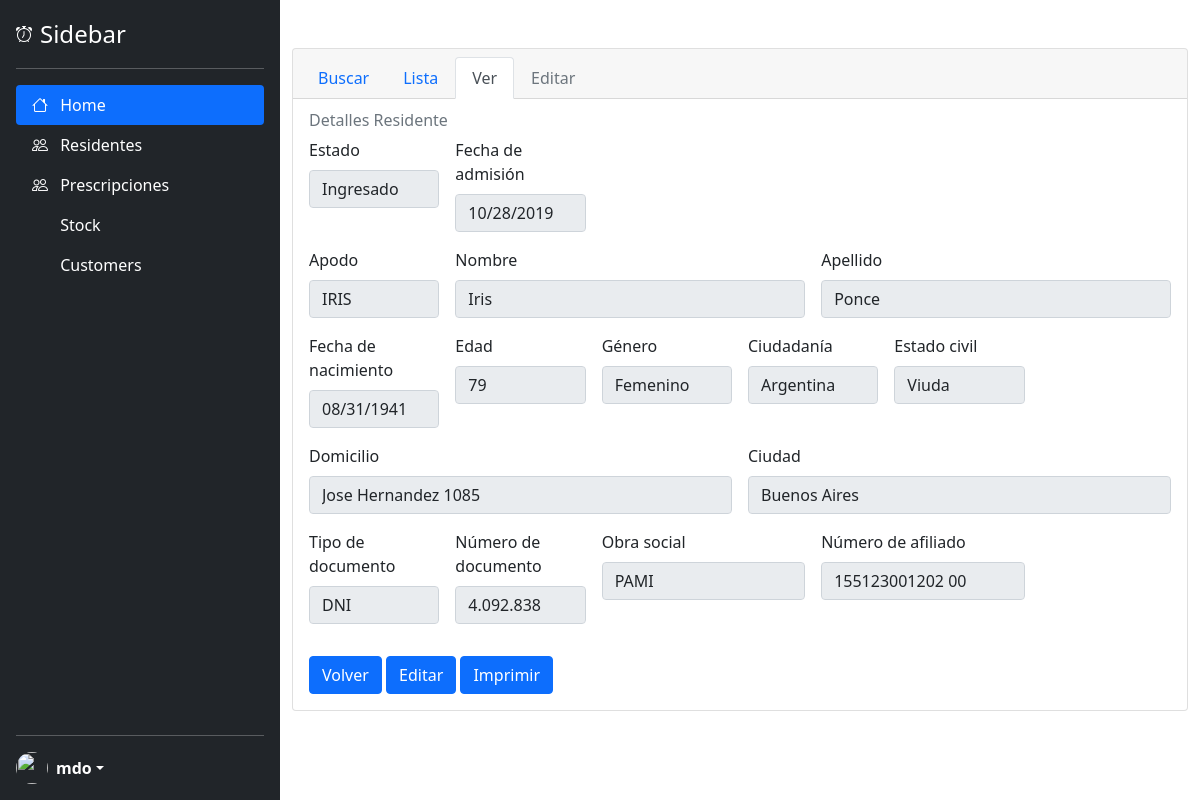
/selected/1, run on the app's committed database.
### tables this page shows
CREATE TABLE "residents" (
	"resident_id"	INTEGER,
	"name"	CHAR(20) NOT NULL,
	"last_name"	CHAR(20) NOT NULL,
	"status"	CHAR(10) NOT NULL,
	"admission_date"	DATE NOT NULL,
	"birth_date"	DATE,
	"age"	CHAR(3),
	"gender"	CHAR(10) NOT NULL,
	"citizenship"	CHAR(20),
	"marital_status"	CHAR(20),
	"id_type"	CHAR(10) NOT NULL,
	"id_number"	CHAR(10) NOT NULL,
	"address"	CHAR(30) NOT NULL,
	"city"	CHAR(20) NOT NULL,
	"prepaid"	CHAR(30),
	"affiliation_number"	CHAR(20),
	"nickname"	CHAR(20),
	PRIMARY KEY("resident_id" AUTOINCREMENT)
);

### main.py (the view)
@app.route("/selected/<int:resident_id>", methods = ["GET"])
def selected(resident_id):
    resident = get_resident_by_id(resident_id)
    resident.to_show_in_html()
    return render_template("/resident_details.html", resident = resident)

### src/resident.py (called while the page is built)
def create_resident_dictionary(resident_tuple):
    resident_dictionary = {
        "resident_id" : resident_tuple[0],
        "name" : resident_tuple[1],
        "last_name" : resident_tuple[2],
        "status" : resident_tuple[3],
        "admission_date" : resident_tuple[4],
        "birth_date" : resident_tuple[5],
        "age" : resident_tuple[6],
        "gender" : resident_tuple[7],
        "citizenship" : resident_tuple[8],
        "marital_status" : resident_tuple[9],
        "id_type" : resident_tuple[10],
        "id_number" : resident_tuple[11],
        "address" : resident_tuple[12],
        "city" : resident_tuple[13],
        "prepaid" : resident_tuple[14],
        "affiliation_number" : resident_tuple[15],
        "nickname" : resident_tuple[16]
    }
    return resident_dictionary

def get_resident_by_id(resident_id):
    with sqlite3.connect("./ayekan.db") as conn:
        cursor = conn.cursor()
        cursor.execute(f'SELECT * FROM residents WHERE resident_id="{resident_id}";')
        result = cursor.fetchone()
        resident_dictionary = create_resident_dictionary(result)
        resident = Resident(resident_dictionary)
        return resident

    def to_show_in_html(self):
        self.status = self.status.title()
        self.name = self.name.title()
        self.last_name = self.last_name.title()
        self.gender = self.gender.title()
        self.citizenship = self.citizenship.title()
        self.marital_status = self.marital_status.title()
        self.address = self.address.title()
        self.city = self.city.title()
        self.id_type = self.id_type.upper()
        self.prepaid = self.prepaid.upper()
        self.nickname = self.nickname.upper()

### app/templates/resident_details.html (shortened to what this page needs)
{% extends "base.html" %}
{% block content %}
<div class="card">
    <div class="card-header">
        <ul class="nav nav-tabs card-header-tabs">
            <li class="nav-item">
                <a class="nav-link" aria-current="true" href="{{ url_for('search') }}">Buscar</a>
            </li>
            <li class="nav-item">
                <a class="nav-link" href="{{ url_for('residents_list') }}">Lista</a>
            </li>
            <li class="nav-item">
              <a class="nav-link active">Ver</a>
            </li>
            <li class="nav-item">
                <a class="nav-link disabled" href="#" tabindex="-1" aria-disabled="true">Editar</a>
            </li>
          </ul>
    </div>
    <div class="card-body">
        <h6 class="card-subtitle mb-2 text-muted">Detalles Residente</h6>
        <form class="row g-3">
            <div class="col-md-2">
                <label for="status" class="form-label">Estado</label>
                <input type="text" class="form-control" name="status" readonly value="{{ resident.status }}">
            </div>
            <div class="col-md-2">
                <label for="admission_date" class="form-label">Fecha de admisión</label>
                <input type="date" class="form-control" name="admission_date" readonly value="{{ resident.admission_date }}">
            </div>
            <div class="col-md-7"></div>
            <div class="col-md-2">
                <label for="nickname" class="form-label">Apodo</label>
                <input type="text" class="form-control" name="nickname" readonly value="{{ resident.nickname }}">
            </div>
            <div class="col-md-5">
                <label for="name" class="form-label">Nombre</label>
                <input type="text" class="form-control" name="name" readonly value="{{ resident.name }}">
            </div>
            <div class="col-md-5">
                <label for="last_name" class="form-label">Apellido</label>
                <input type="text" class="form-control" name="last_name" readonly value="{{ resident.last_name }}">
            </div>
            <div class="col-md-2">
                <label for="birth_date" class="form-label">Fecha de nacimiento</label>
                <input type="date" class="form-control" name="birth_date" readonly value="{{ resident.birth_date }}">
            </div>
            <div class="col-md-2">
                <label for="age" class="form-label">Edad</label>
                <input type="number" class="form-control" name="age" readonly value="{{ resident.age }}">
            </div>
            <div class="col-md-2">
                <label for="gender" class="form-label">Género</label>
                <input type="text" class="form-control" name="gender" readonly value="{{ resident.gender }}">
            </div>
            <div class="col-md-2">
                <label for="citizenship" class="form-label">Ciudadanía</label>
                <input type="text" class="form-control" name="citizenship" readonly value="{{ resident.citizenship }}">
            </div>
            <div class="col-md-2">
                <label for="marital_status" class="form-label">Estado civil</label>
                <input type="text" class="form-control" name="marital_status" readonly value="{{ resident.marital_status }}">
            </div>
            <div class="col-md-2"></div>
            <div class="col-md-6">
                <label for="address" class="form-label">Domicilio</label>
                <input type="text" class="form-control" name="address" readonly value="{{ resident.address }}">
            </div>
            <div class="col-md-6">
                <label for="city" class="form-label">Ciudad</label>
                <input type="text" class="form-control" name="city" readonly value="{{ resident.city }}">
            </div>
            <div class="col-md-2">
                <label for="id_type" class="form-label">Tipo de documento</label>
                <input type="text" class="form-control" name="id_type" readonly value="{{ resident.id_type }}">
            </div>
            <div class="col-md-2">
                <label for="id_number" class="form-label">Número de documento</label>
                <input type="text" class="form-control" name="id_number" readonly value="{{ resident.id_number }}">
            </div>
            <div class="col-md-3">
                <label for="prepaid" class="form-label">Obra social</label>
                <input type="text" class="form-control" name="prepaid" readonly value="{{ resident.prepaid }}">
            </div>
            <div class="col-md-3">
                <label for="afiliation_number" class="form-label">Número de afiliado</label>
                <input type="text" class="form-control" name="affiliation_number" readonly value="{{ resident.affiliation_number }}">
            </div>
            <div class="col-md-2"></div>
            <div class="col-12">
                <a href="{{ url_for('search') }}" class="btn btn-primary">Volver</a>
                <a href="{{ url_for('edit_resident', resident_id=resident.resident_id) }}" class="btn btn-primary">Editar</a>
                <button class="btn btn-primary" onclick="window.print()">Imprimir</button>
            </div>
        </form>
    </div>
</div>
{% endblock %}

### data on the page
residents: status "Ingresado", admission_date "10/28/2019", nickname "IRIS", name "Iris", last_name "Ponce", birth_date "08/31/1941", age "79", gender "Femenino", citizenship "Argentina", marital_status "Viuda", address "Jose Hernandez 1085", city "Buenos Aires", id_type "DNI", id_number "4.092.838", prepaid "PAMI", affiliation_number "155123001202 00"
